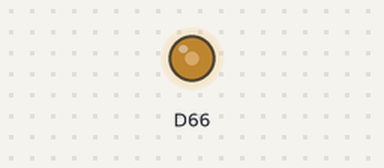
Bench run of a sketch on a simulated Arduino Due. On the bench: output pins drawn as LEDs (lit = HIGH).

Above: at 0.1 s.
Timing chart, 0 to 1.6 s (numbered marks = the images above):
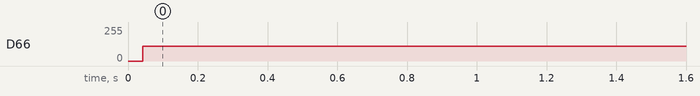

Measured:
- by itself, D66: 0/255 → 112/255 at 0.04 s

The sketch:

lecture4-dac-sinewave.ino
```cpp
#include <math.h>

void setup() {
    analogWriteResolution(12);
}

void loop() {
    for (float x = 0.0f; x < 2 * M_PI; x += 0.05f) {
        analogWrite(DAC0, (int)((1 + sinf(x)) * 2048));
    }
}
```
